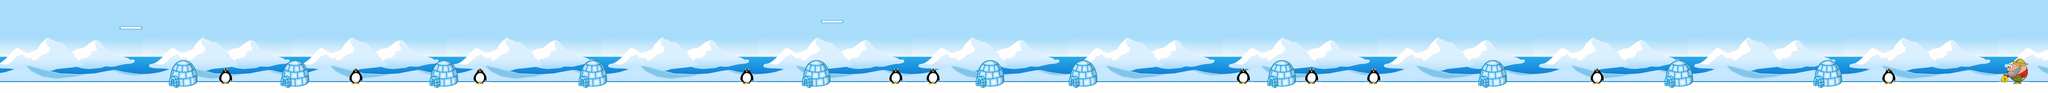

A 2D game scene composited from a Tiled map and its tileset images. What follows is a short description and the map's XML, with each tile layer's data collapsed to a summary:
An orthogonal 330x15 tile map with 32x32 px tiles, 2 tile layers (sky, ground) and 84 objects (32x t10, 18x t5, 17x mt20, 11x fence, 3x ground, ...).

<map version="1.0" orientation="orthogonal" renderorder="right-down" width="330" height="15" tilewidth="32" tileheight="32" nextobjectid="51">
 <tileset firstgid="1" name="antartica_tileset" tilewidth="32" tileheight="32">
  <image source="gfx/antartica_tileset.png" width="800" height="1300" />
 </tileset>
 <layer name="sky" width="330" height="15">
  <data>[4950 cells, 4950 non-empty, 375 distinct tile ids]</data>
 </layer>
 <layer name="ground" width="330" height="15">
  <data>[4950 cells, 4950 non-empty, 75 distinct tile ids]</data>
 </layer>
 <objectgroup name="Object Layer 1" width="0" height="0">
  <object id="3" name="ground" x="7" y="431" width="10558" height="47" />
  <object id="4" name="end" x="10312" y="23" width="242" height="403" />
  <object id="6" name="fence" x="1139" y="375" width="46" height="51" />
  <object id="8" name="ground" x="621" y="138" width="104" height="7" />
  <object id="12" name="fence" x="2450" y="373" width="45" height="52" />
  <object id="15" name="fence" x="3829" y="376" width="47" height="49" />
  <object id="17" name="fence" x="4596" y="374" width="42" height="54" />
  <object id="21" name="fence" x="6390" y="374" width="41" height="52" />
  <object id="22" name="fence" x="6741" y="376" width="41" height="51" />
  <object id="23" name="fence" x="7058" y="377" width="47" height="49" />
  <object id="25" name="fence" x="8211" y="371" width="48" height="58" />
  <object id="28" name="fence" x="9717" y="375" width="43" height="53" />
  <object id="29" name="t10" x="549" y="352" width="40" height="41" />
  <object id="30" name="t10" x="630" y="350" width="39" height="42" />
  <object id="31" name="t10" x="735" y="285" width="40" height="48" />
  <object id="32" name="t10" x="641" y="63" width="42" height="41" />
  <object id="33" name="t10" x="919" y="366" width="42" height="48" />
  <object id="34" name="mt20" x="1344" y="126" width="40" height="45" />
  <object id="35" name="t10" x="1280" y="350" width="43" height="43" />
  <object id="36" name="t10" x="1598" y="126" width="42" height="45" />
  <object id="37" name="t10" x="1726" y="64" width="41" height="41" />
  <object id="38" name="t5" x="1632" y="350" width="41" height="44" />
  <object id="39" name="t10" x="2049" y="318" width="41" height="44" />
  <object id="40" name="t5" x="2178" y="193" width="39" height="43" />
  <object id="41" name="mt20" x="2049" y="65" width="39" height="43" />
  <object id="42" name="mt20" x="2625" y="225" width="42" height="44" />
  <object id="43" name="t5" x="2849" y="349" width="42" height="47" />
  <object id="44" name="t10" x="3045" y="49" width="40" height="45" />
  <object id="45" name="mt20" x="3175" y="138" width="42" height="42" />
  <object id="46" name="t5" x="3231" y="319" width="39" height="42" />
  <object id="47" name="t10" x="3294" y="48" width="39" height="42" />
  <object id="48" name="mt20" x="3521" y="290" width="40" height="41" />
  <object id="49" name="t10" x="3681" y="191" width="39" height="44" />
  <object id="50" name="t10" x="3998" y="317" width="41" height="44" />
  <object id="51" name="mt20" x="4159" y="94" width="41" height="44" />
  <object id="52" name="t10" x="4256" y="31" width="42" height="44" />
  <object id="53" name="t5" x="4062" y="157" width="43" height="48" />
  <object id="54" name="t5" x="4480" y="320" width="40" height="44" />
  <object id="55" name="mt20" x="5089" y="320" width="44" height="45" />
  <object id="56" name="t10" x="5183" y="189" width="40" height="44" />
  <object id="57" name="t5" x="5283" y="126" width="38" height="44" />
  <object id="58" name="mt10" x="5662" y="62" width="42" height="46" />
  <object id="59" name="t10" x="5726" y="192" width="41" height="45" />
  <object id="60" name="mt20" x="5982" y="91" width="43" height="46" />
  <object id="61" name="t10" x="5856" y="157" width="42" height="51" />
  <object id="62" name="t5" x="5951" y="288" width="43" height="43" />
  <object id="63" name="mt20" x="6242" y="316" width="39" height="48" />
  <object id="64" name="t10" x="6429" y="254" width="42" height="44" />
  <object id="65" name="t10" x="6593" y="364" width="39" height="41" />
  <object id="66" name="mt20" x="6849" y="29" width="41" height="44" />
  <object id="67" name="t10" x="6717" y="127" width="42" height="46" />
  <object id="68" name="t5" x="6848" y="287" width="43" height="43" />
  <object id="69" name="t10" x="7357" y="160" width="42" height="47" />
  <object id="70" name="mt20" x="7520" y="320" width="40" height="44" />
  <object id="71" name="t5" x="7648" y="94" width="40" height="44" />
  <object id="72" name="mt20" x="8095" y="317" width="39" height="45" />
  <object id="73" name="t5" x="8929" y="32" width="40" height="44" />
  <object id="74" name="t10" x="7840" y="191" width="38" height="43" />
  <object id="75" name="t10" x="8672" y="222" width="41" height="43" />
  <object id="76" name="mt20" x="8448" y="157" width="39" height="42" />
  <object id="77" name="t10" x="8607" y="95" width="40" height="42" />
  <object id="78" name="mt20" x="8769" y="319" width="38" height="43" />
  <object id="79" name="t10" x="8962" y="221" width="41" height="48" />
  <object id="80" name="t5" x="8770" y="31" width="38" height="45" />
  <object id="81" name="mt20" x="9280" y="258" width="41" height="42" />
  <object id="82" name="t10" x="9150" y="62" width="44" height="45" />
  <object id="83" name="t10" x="9598" y="352" width="41" height="46" />
  <object id="84" name="mt20" x="9409" y="94" width="38" height="43" />
  <object id="85" name="t10" x="9665" y="158" width="40" height="45" />
  <object id="86" name="t5" x="9954" y="126" width="37" height="46" />
  <object id="87" name="life" x="6112" y="28" width="39" height="45" />
  <object id="1" name="fence" x="1812" y="375" width="44" height="49" />
  <object id="2" name="fence" x="4788" y="375" width="45" height="54" />
  <object id="14" name="ground" x="4239" y="107" width="104" height="7" />
  <object id="36" name="t10" x="767" y="19" width="42" height="41" />
  <object id="37" name="t10" x="1095" y="141" width="42" height="41" />
  <object id="38" name="t10" x="1192" y="75" width="42" height="41" />
  <object id="40" name="t10" x="1498" y="368" width="43" height="43" />
  <object id="41" name="t5" x="3007" y="350" width="42" height="47" />
  <object id="42" name="t5" x="4607" y="253" width="40" height="44" />
  <object id="43" name="mt20" x="4606" y="97" width="41" height="44" />
  <object id="44" name="t5" x="4798" y="16" width="40" height="44" />
  <object id="45" name="t5" x="5403" y="319" width="38" height="44" />
  <object id="47" name="t5" x="7168" y="349" width="43" height="43" />
 </objectgroup>
</map>